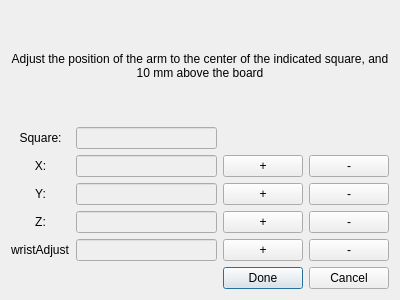
<?xml version="1.0" encoding="UTF-8"?>
<ui version="4.0">
 <class>CalibrationAdjustmentDialog</class>
 <widget class="QDialog" name="CalibrationAdjustmentDialog">
  <property name="windowModality">
   <enum>Qt::WindowModal</enum>
  </property>
  <property name="geometry">
   <rect>
    <x>0</x>
    <y>0</y>
    <width>400</width>
    <height>300</height>
   </rect>
  </property>
  <property name="windowTitle">
   <string>Dialog</string>
  </property>
  <layout class="QHBoxLayout" name="horizontalLayout">
   <item>
    <layout class="QGridLayout" name="gridLayout">
     <item row="2" column="1">
      <widget class="QLabel" name="label_2">
       <property name="text">
        <string>Square:</string>
       </property>
       <property name="alignment">
        <set>Qt::AlignCenter</set>
       </property>
      </widget>
     </item>
     <item row="2" column="2">
      <widget class="QLineEdit" name="square">
       <property name="enabled">
        <bool>false</bool>
       </property>
       <property name="readOnly">
        <bool>true</bool>
       </property>
      </widget>
     </item>
     <item row="4" column="1">
      <widget class="QLabel" name="label_4">
       <property name="text">
        <string>Y:</string>
       </property>
       <property name="alignment">
        <set>Qt::AlignCenter</set>
       </property>
      </widget>
     </item>
     <item row="5" column="1">
      <widget class="QLabel" name="label_5">
       <property name="text">
        <string>Z:</string>
       </property>
       <property name="alignment">
        <set>Qt::AlignCenter</set>
       </property>
      </widget>
     </item>
     <item row="4" column="2">
      <widget class="QLineEdit" name="y">
       <property name="enabled">
        <bool>false</bool>
       </property>
      </widget>
     </item>
     <item row="5" column="2">
      <widget class="QLineEdit" name="z">
       <property name="enabled">
        <bool>false</bool>
       </property>
      </widget>
     </item>
     <item row="7" column="3">
      <widget class="QPushButton" name="Done">
       <property name="text">
        <string>Done</string>
       </property>
      </widget>
     </item>
     <item row="3" column="2">
      <widget class="QLineEdit" name="x">
       <property name="enabled">
        <bool>false</bool>
       </property>
      </widget>
     </item>
     <item row="3" column="1">
      <widget class="QLabel" name="label_3">
       <property name="text">
        <string>X:</string>
       </property>
       <property name="alignment">
        <set>Qt::AlignCenter</set>
       </property>
      </widget>
     </item>
     <item row="3" column="3">
      <widget class="QPushButton" name="xplus">
       <property name="text">
        <string>+</string>
       </property>
      </widget>
     </item>
     <item row="7" column="4">
      <widget class="QPushButton" name="Cancel">
       <property name="text">
        <string>Cancel</string>
       </property>
      </widget>
     </item>
     <item row="3" column="4">
      <widget class="QPushButton" name="xminus">
       <property name="text">
        <string>-</string>
       </property>
      </widget>
     </item>
     <item row="4" column="3">
      <widget class="QPushButton" name="yplus">
       <property name="text">
        <string>+</string>
       </property>
      </widget>
     </item>
     <item row="4" column="4">
      <widget class="QPushButton" name="yminus">
       <property name="text">
        <string>-</string>
       </property>
      </widget>
     </item>
     <item row="5" column="3">
      <widget class="QPushButton" name="zplus">
       <property name="text">
        <string>+</string>
       </property>
      </widget>
     </item>
     <item row="5" column="4">
      <widget class="QPushButton" name="zminus">
       <property name="text">
        <string>-</string>
       </property>
      </widget>
     </item>
     <item row="1" column="1" colspan="4">
      <widget class="QLabel" name="label">
       <property name="text">
        <string>Adjust the position of the arm to the center of the indicated square, and 10 mm above the board</string>
       </property>
       <property name="alignment">
        <set>Qt::AlignCenter</set>
       </property>
       <property name="wordWrap">
        <bool>true</bool>
       </property>
      </widget>
     </item>
     <item row="6" column="1">
      <widget class="QLabel" name="label_6">
       <property name="text">
        <string>wristAdjust</string>
       </property>
      </widget>
     </item>
     <item row="6" column="2">
      <widget class="QLineEdit" name="wrist">
       <property name="enabled">
        <bool>false</bool>
       </property>
      </widget>
     </item>
     <item row="6" column="3">
      <widget class="QPushButton" name="wristPlus">
       <property name="text">
        <string>+</string>
       </property>
      </widget>
     </item>
     <item row="6" column="4">
      <widget class="QPushButton" name="wristMinus">
       <property name="text">
        <string>-</string>
       </property>
      </widget>
     </item>
    </layout>
   </item>
  </layout>
 </widget>
 <resources/>
 <connections>
  <connection>
   <sender>Done</sender>
   <signal>pressed()</signal>
   <receiver>CalibrationAdjustmentDialog</receiver>
   <slot>onDone()</slot>
   <hints>
    <hint type="sourcelabel">
     <x>263</x>
     <y>278</y>
    </hint>
    <hint type="destinationlabel">
     <x>199</x>
     <y>149</y>
    </hint>
   </hints>
  </connection>
  <connection>
   <sender>Cancel</sender>
   <signal>pressed()</signal>
   <receiver>CalibrationAdjustmentDialog</receiver>
   <slot>reject()</slot>
   <hints>
    <hint type="sourcelabel">
     <x>349</x>
     <y>278</y>
    </hint>
    <hint type="destinationlabel">
     <x>199</x>
     <y>149</y>
    </hint>
   </hints>
  </connection>
  <connection>
   <sender>xplus</sender>
   <signal>pressed()</signal>
   <receiver>CalibrationAdjustmentDialog</receiver>
   <slot>onXPlus()</slot>
   <hints>
    <hint type="sourcelabel">
     <x>263</x>
     <y>194</y>
    </hint>
    <hint type="destinationlabel">
     <x>199</x>
     <y>149</y>
    </hint>
   </hints>
  </connection>
  <connection>
   <sender>xminus</sender>
   <signal>pressed()</signal>
   <receiver>CalibrationAdjustmentDialog</receiver>
   <slot>onXMinus()</slot>
   <hints>
    <hint type="sourcelabel">
     <x>349</x>
     <y>194</y>
    </hint>
    <hint type="destinationlabel">
     <x>199</x>
     <y>149</y>
    </hint>
   </hints>
  </connection>
  <connection>
   <sender>yplus</sender>
   <signal>pressed()</signal>
   <receiver>CalibrationAdjustmentDialog</receiver>
   <slot>onYPlus()</slot>
   <hints>
    <hint type="sourcelabel">
     <x>263</x>
     <y>222</y>
    </hint>
    <hint type="destinationlabel">
     <x>199</x>
     <y>149</y>
    </hint>
   </hints>
  </connection>
  <connection>
   <sender>yminus</sender>
   <signal>pressed()</signal>
   <receiver>CalibrationAdjustmentDialog</receiver>
   <slot>onYMinus()</slot>
   <hints>
    <hint type="sourcelabel">
     <x>349</x>
     <y>222</y>
    </hint>
    <hint type="destinationlabel">
     <x>199</x>
     <y>149</y>
    </hint>
   </hints>
  </connection>
  <connection>
   <sender>zplus</sender>
   <signal>pressed()</signal>
   <receiver>CalibrationAdjustmentDialog</receiver>
   <slot>onZPlus()</slot>
   <hints>
    <hint type="sourcelabel">
     <x>263</x>
     <y>250</y>
    </hint>
    <hint type="destinationlabel">
     <x>199</x>
     <y>149</y>
    </hint>
   </hints>
  </connection>
  <connection>
   <sender>zminus</sender>
   <signal>pressed()</signal>
   <receiver>CalibrationAdjustmentDialog</receiver>
   <slot>onZMinus()</slot>
   <hints>
    <hint type="sourcelabel">
     <x>349</x>
     <y>250</y>
    </hint>
    <hint type="destinationlabel">
     <x>199</x>
     <y>149</y>
    </hint>
   </hints>
  </connection>
  <connection>
   <sender>wristPlus</sender>
   <signal>pressed()</signal>
   <receiver>CalibrationAdjustmentDialog</receiver>
   <slot>onWristPlus()</slot>
   <hints>
    <hint type="sourcelabel">
     <x>263</x>
     <y>250</y>
    </hint>
    <hint type="destinationlabel">
     <x>199</x>
     <y>149</y>
    </hint>
   </hints>
  </connection>
  <connection>
   <sender>wristMinus</sender>
   <signal>pressed()</signal>
   <receiver>CalibrationAdjustmentDialog</receiver>
   <slot>onWristMinus()</slot>
   <hints>
    <hint type="sourcelabel">
     <x>349</x>
     <y>250</y>
    </hint>
    <hint type="destinationlabel">
     <x>199</x>
     <y>149</y>
    </hint>
   </hints>
  </connection>
 </connections>
 <slots>
  <slot>onXPlus()</slot>
  <slot>onXMinus()</slot>
  <slot>onYPlus()</slot>
  <slot>onYMinus()</slot>
  <slot>onZPlus()</slot>
  <slot>onZMinus()</slot>
  <slot>onDone()</slot>
  <slot>onWristPlus()</slot>
  <slot>onWristMinus()</slot>
 </slots>
</ui>
